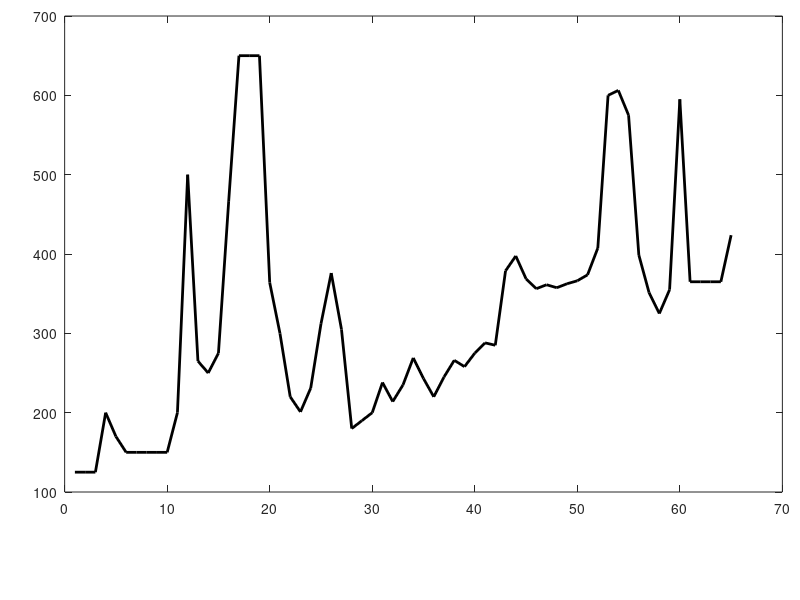

Write MATLAB code to recreate this figure. (Note: this script raises an error after producing the figure.)
%% Plot Fuelt time line
close all;
clc;
clear;

load('Fuel_Yemen_Time.mat');

% Starts May 2014 to September 2019
DS=zeros(65,1);
cc=1;
for yy=2014:2019
    if(yy==2014)
        for mm=5:12
            DS(cc) = datenum(yy,mm,15);
            cc=cc+1;
        end
    elseif(yy<2019)        
        for mm=1:12
            DS(cc) = datenum(yy,mm,15);
            cc=cc+1;
        end
    else
       for mm=1:9
           DS(cc) = datenum(yy,mm,15);
            cc=cc+1;
       end
    end
end

XTL=datestr(DS,'mm/dd/yy');
XTL([2:2:64],:)= ' ';

figure('units','normalized','outerposition',[0 0 1 1]);
subplot('Position',[0.0808,0.18,0.897162184873949,0.793313069908819]); % Creates a sub-panel to plot the figure in the x position is 0.0708 the y position is 0.163120567375887, 0.897162184873949 is the width and 0.793313069908819 is the heigt

plot([1:65],FuelTime(:,1),'k','LineWidth',2); hold on;
plot([1:65],FuelTime(:,2),'color',hex2rgb('#CB0000'),'LineWidth',2);
plot([1:65],FuelTime(:,3),'color',hex2rgb('#F5BE41'),'LineWidth',2);
set(gca,'Tickdir','out','LineWidth',2,'Fontsize',16,'XTickLabel',XTL,'XTick',[1:1:65],'YTick',[0:100:1500]);
xtickangle(45);
box off;
xlim([1 65]);
xlabel('Date','Fontsize',18);
ylabel('Price of fuel','Fontsize',18);
legend('Sana`a City','Hodeidah City','Aden');
legend box off;
%% Diesel
load('Diesel_Yemen_Time.mat');

% Starts May 2014 to September 2019
DS=zeros(65,1);
cc=1;
for yy=2014:2019
    if(yy==2014)
        for mm=5:12
            DS(cc) = datenum(yy,mm,15);
            cc=cc+1;
        end
    elseif(yy<2019)        
        for mm=1:12
            DS(cc) = datenum(yy,mm,15);
            cc=cc+1;
        end
    else
       for mm=1:9
           DS(cc) = datenum(yy,mm,15);
            cc=cc+1;
       end
    end
end

XTL=datestr(DS,'mm/dd/yy');
XTL([2:2:64],:)= ' ';

figure('units','normalized','outerposition',[0 0 1 1]);
subplot('Position',[0.0808,0.18,0.897162184873949,0.793313069908819]); % Creates a sub-panel to plot the figure in the x position is 0.0708 the y position is 0.163120567375887, 0.897162184873949 is the width and 0.793313069908819 is the heigt

plot([1:65],DieselTime(:,1),'k','LineWidth',2); hold on;
plot([1:65],DieselTime(:,2),'color',hex2rgb('#CB0000'),'LineWidth',2);
plot([1:65],DieselTime(:,3),'color',hex2rgb('#F5BE41'),'LineWidth',2);
set(gca,'Tickdir','out','LineWidth',2,'Fontsize',16,'XTickLabel',XTL,'XTick',[1:1:65],'YTick',[0:100:1500]);
xtickangle(45);
box off;
xlim([1 65]);
xlabel('Date','Fontsize',18);
ylabel('Price of diesel','Fontsize',18);
legend('Sana`a City','Hodeidah City','Aden');
legend box off;

%% Diesel
load('Wheat_Yemen_Time.mat');

% Starts June 2016 to September 2019
DS=zeros(40,1);
cc=1;
for yy=2016:2019
    if(yy==2016)
        for mm=6:12
            DS(cc) = datenum(yy,mm,15);
            cc=cc+1;
        end
    elseif(yy<2019)        
        for mm=1:12
            DS(cc) = datenum(yy,mm,15);
            cc=cc+1;
        end
    else
       for mm=1:9
           DS(cc) = datenum(yy,mm,15);
            cc=cc+1;
       end
    end
end

XTL=datestr(DS,'mm/dd/yy');
XTL([2:2:40],:)= ' ';

figure('units','normalized','outerposition',[0 0 1 1]);
subplot('Position',[0.0808,0.18,0.897162184873949,0.793313069908819]); % Creates a sub-panel to plot the figure in the x position is 0.0708 the y position is 0.163120567375887, 0.897162184873949 is the width and 0.793313069908819 is the heigt

plot([1:40],W(:,1),'k','LineWidth',2); hold on;
plot([1:40],W(:,2),'color',hex2rgb('#CB0000'),'LineWidth',2);
plot([1:40],W(:,3),'color',hex2rgb('#F5BE41'),'LineWidth',2);
set(gca,'Tickdir','out','LineWidth',2,'Fontsize',16,'XTickLabel',XTL,'XTick',[1:1:40],'YTick',[0:25:300]);
xtickangle(45);
box off;
xlim([1 40]);
xlabel('Date','Fontsize',18);
ylabel('Price of wheat','Fontsize',18);
legend({'Sana`a City','Hodeidah City','Aden'},'Location','northwest');
legend box off;

%% Prior shellings

figure('units','normalized','outerposition',[0 0 1 1]);
subplot('Position',[0.0808,0.18,0.897162184873949,0.793313069908819]); % Creates a sub-panel to plot the figure in the x position is 0.0708 the y position is 0.163120567375887, 0.897162184873949 is the width and 0.793313069908819 is the heigt


load('PriorShelling_Yemen.mat');

SD = shaperead([ pwd '\ShapeFile\yem_admbnda_adm2_govyem_mola_20181102.shp']); % Shape file for Yemen

fS=zeros(length(SD),1);
for ii=1:length(fS)
  fS(ii)=strcmp({'Amanat Al Asimah'},SD(ii).ADM1_EN); 
end
fS=find(fS==1);

fA=zeros(length(SD),1);
for ii=1:length(fA)
  fA(ii)=strcmp({'Aden'},SD(ii).ADM1_EN); 
end

fA=find(fA==1);


SD=SD([29 31 71 fS' fA']);

ShellP(:,1)=ShellP(:,1)-min(ShellP(:,1))+1;

M=GLevelConflict(ShellP,SD,92);

load('Yemen_Air_Shelling.mat');
Mt=GLevelConflict(YASt,SD,153);

M=[M Mt];

plot([-91:153],[sum(M(3+[1:length(fS)],:),1)],'k','LineWidth',2); hold on;
plot([-91:153],[sum(M([1 2 3],:),1)],'color',hex2rgb('#CB0000'),'LineWidth',2)
plot([-91:153],[sum(M(3+length(fS)+[1:length(fA)],:),1)],'color',hex2rgb('#F5BE41'),'LineWidth',2)


startDateofSim = datenum('10-03-2016');% Start date
XTL=datestr([startDateofSim+7.*([-91:5:153])],'mm/dd/yy');

set(gca,'Tickdir','out','LineWidth',2,'Fontsize',16,'XTickLabel',XTL,'XTick',([-91:5:153]));
xtickangle(45);
box off;
xlim([-91 153]);
xlabel('Date','Fontsize',18);
ylabel('Number of attacks','Fontsize',18);
legend('Sana`a City','Hodeidah City','Aden');
legend box off;

% Attack rate


figure('units','normalized','outerposition',[0 0 1 1]);
subplot('Position',[0.0808,0.18,0.897162184873949,0.793313069908819]); % Creates a sub-panel to plot the figure in the x position is 0.0708 the y position is 0.163120567375887, 0.897162184873949 is the width and 0.793313069908819 is the heigt

[WI,Ctv,tA,Rtv,Mt,P,RC,H,WPINm,IDPt,GNZI,maxtau] = LoadYemenData;

[WId,Ctv,tA,Rtv,Mt,P,RC,H,WPINm,IDPt,GNZI,maxtau] = LoadYemenDistrictData;

startDateofSim = datenum('10-03-2016');% Start date
XTL=datestr([startDateofSim+7.*([0:5:152])],'mm/dd/yy');

plot([1:153],WI(9,:),'k','LineWidth',2); hold on;
plot([31:153],WId(22,:),'color',hex2rgb('#CB0000'),'LineWidth',2)
plot([1:153],WI(2,:),'color',hex2rgb('#F5BE41'),'LineWidth',2)

xtickangle(45);
box off;
xlim([1 153]);
ylim([0 110]);
xlabel('Date','Fontsize',18);
ylabel('Attack rate per 10,000','Fontsize',18);
legend('Sana`a City','Hodeidah City','Aden');
legend box off;

% Incidence

figure('units','normalized','outerposition',[0 0 1 1]);
subplot('Position',[0.0808,0.18,0.897162184873949,0.793313069908819]); % Creates a sub-panel to plot the figure in the x position is 0.0708 the y position is 0.163120567375887, 0.897162184873949 is the width and 0.793313069908819 is the heigt


load('Yemen_Gov_Incidence.mat');
ID=IData';
load('Yemen_District_Incidence.mat')
startDateofSim = datenum('10-03-2016');% Start date
XTL=datestr([startDateofSim+7.*([0:5:152])],'mm/dd/yy');

plot([1:153],ID(9,:),'k','LineWidth',2); hold on;
plot([31:153],IData(:,22),'color',hex2rgb('#CB0000'),'LineWidth',2)
plot([1:153],ID(2,:),'color',hex2rgb('#F5BE41'),'LineWidth',2)

xtickangle(45);
box off;
xlim([1 153]);
xlabel('Date','Fontsize',18);
ylabel('Suspected cholera cases','Fontsize',18);
legend('Sana`a City','Hodeidah City','Aden');
legend box off;

set(gca,'Tickdir','out','LineWidth',2,'Fontsize',16,'XTickLabel',XTL,'XTick',([1:5:153]));

% Map
figure('units','normalized','outerposition',[0 0 1 1]);
subplot('Position',[0.0808,0.18,0.897162184873949,0.793313069908819]); % Creates a sub-panel to plot the figure in the x position is 0.0708 the y position is 0.163120567375887, 0.897162184873949 is the width and 0.793313069908819 is the heigt


S = shaperead([ pwd '\ShapeFile\yem_admbnda_adm0_govyem_mola_20181102.shp']); % Shape file for Yemen
mapshow(S,'FaceColor','none','Edgecolor',[0 0 0],'LineWidth',2,'Facealpha',1); hold on
S = shaperead([ pwd '\ShapeFile\yem_admbnda_adm1_govyem_mola_20181102.shp']); % Shape file for Yemen
mapshow(S(9),'FaceColor','k','Edgecolor',[0 0 0],'LineWidth',2,'Facealpha',0.35); hold on
mapshow(S(2),'FaceColor',hex2rgb('#F5BE41'),'Edgecolor',hex2rgb('#F5BE41'),'LineWidth',2,'Facealpha',0.35); hold on
SD = shaperead([ pwd '\ShapeFile\yem_admbnda_adm2_govyem_mola_20181102.shp']); % Shape file for Yemen
mapshow(SD([29 31 71]),'FaceColor',hex2rgb('#CB0000'),'Edgecolor',hex2rgb('#CB0000'),'LineWidth',2,'Facealpha',0.35); hold on
axis off
mx=44.11;
MXx=44.4;
my=15.29;
Mxy=15.62;
plot(linspace(mx,MXx,101),my.*ones(101,1),linspace(mx,MXx,101),Mxy.*ones(101,1),mx*ones(101,1),linspace(my,Mxy,101),MXx*ones(101,1),linspace(my,Mxy,101),'color',[0 0 0],'LineWidth',2);

mx=42.77;
MXx=43.08;
my=14.67;
Mxy=14.94;
plot(linspace(mx,MXx,101),my.*ones(101,1),linspace(mx,MXx,101),Mxy.*ones(101,1),mx*ones(101,1),linspace(my,Mxy,101),MXx*ones(101,1),linspace(my,Mxy,101),'color',hex2rgb('#CB0000'),'LineWidth',2);


mx=43.34;
MXx=45.13;
my=12.57;
Mxy=12.97;
plot(linspace(mx,MXx,101),my.*ones(101,1),linspace(mx,MXx,101),Mxy.*ones(101,1),mx*ones(101,1),linspace(my,Mxy,101),MXx*ones(101,1),linspace(my,Mxy,101),'color',hex2rgb('#F5BE41'),'LineWidth',2);
S = shaperead([ pwd '\ShapeFile\yem_admbnda_adm0_govyem_mola_20181102.shp']); % Shape file for Yemen

fS=zeros(length(SD),1);
for ii=1:length(fS)
  fS(ii)=strcmp({'Amanat Al Asimah'},SD(ii).ADM1_EN); 
end
fS=find(fS==1);

fA=zeros(length(SD),1);
for ii=1:length(fA)
  fA(ii)=strcmp({'Aden'},SD(ii).ADM1_EN); 
end

fA=find(fA==1);

figure('units','normalized','outerposition',[0 0 1 1]);
subplot('Position',[0.0808,0.18,0.897162184873949,0.793313069908819]); % Creates a sub-panel to plot the figure in the x position is 0.0708 the y position is 0.163120567375887, 0.897162184873949 is the width and 0.793313069908819 is the heigt
mapshow(S,'FaceColor','none','Edgecolor',[0 0 0],'LineWidth',2,'Facealpha',1); hold on
mapshow(SD([29 31 71]),'FaceColor',hex2rgb('#CB0000'),'Edgecolor',hex2rgb('#CB0000'),'LineWidth',2,'Facealpha',0.35); hold on

mx=42.77;
MXx=43.08;
my=14.67;
Mxy=14.94;
plot(linspace(mx,MXx,101),my.*ones(101,1),linspace(mx,MXx,101),Mxy.*ones(101,1),mx*ones(101,1),linspace(my,Mxy,101),MXx*ones(101,1),linspace(my,Mxy,101),'color',hex2rgb('#CB0000'),'LineWidth',3);

axis off
xlim([42.77 43.08]);
ylim([14.67 14.94]);
figure('units','normalized','outerposition',[0 0 1 1]);
subplot('Position',[0.0808,0.18,0.897162184873949,0.793313069908819]); % Creates a sub-panel to plot the figure in the x position is 0.0708 the y position is 0.163120567375887, 0.897162184873949 is the width and 0.793313069908819 is the heigt
mapshow(S,'FaceColor','none','Edgecolor',[0 0 0],'LineWidth',2,'Facealpha',1); hold on
mapshow(SD(fS),'FaceColor','k','Edgecolor','k','LineWidth',2,'Facealpha',0.35); hold on

mx=44.11;
MXx=44.4;
my=15.29;
Mxy=15.62;
plot(linspace(mx,MXx,101),my.*ones(101,1),linspace(mx,MXx,101),Mxy.*ones(101,1),mx*ones(101,1),linspace(my,Mxy,101),MXx*ones(101,1),linspace(my,Mxy,101),'color',[0 0 0],'LineWidth',3);
axis off

xlim([44.11 44.4]);
ylim([15.29 15.62]);
figure('units','normalized','outerposition',[0 0 1 1]);
subplot('Position',[0.0808,0.18,0.897162184873949,0.793313069908819]); % Creates a sub-panel to plot the figure in the x position is 0.0708 the y position is 0.163120567375887, 0.897162184873949 is the width and 0.793313069908819 is the heigt
mapshow(S,'FaceColor','none','Edgecolor',[0 0 0],'LineWidth',2,'Facealpha',1); hold on
mapshow(SD(fA),'FaceColor',hex2rgb('#F5BE41'),'Edgecolor',hex2rgb('#F5BE41'),'LineWidth',2,'Facealpha',0.35); hold on


mx=43.34;
MXx=45.13;
my=12.57;
Mxy=12.97;
plot(linspace(mx,MXx,101),my.*ones(101,1),linspace(mx,MXx,101),Mxy.*ones(101,1),mx*ones(101,1),linspace(my,Mxy,101),MXx*ones(101,1),linspace(my,Mxy,101),'color',hex2rgb('#F5BE41'),'LineWidth',3);

xlim([43.34 45.13]);
ylim([12.57 12.97]);
axis off